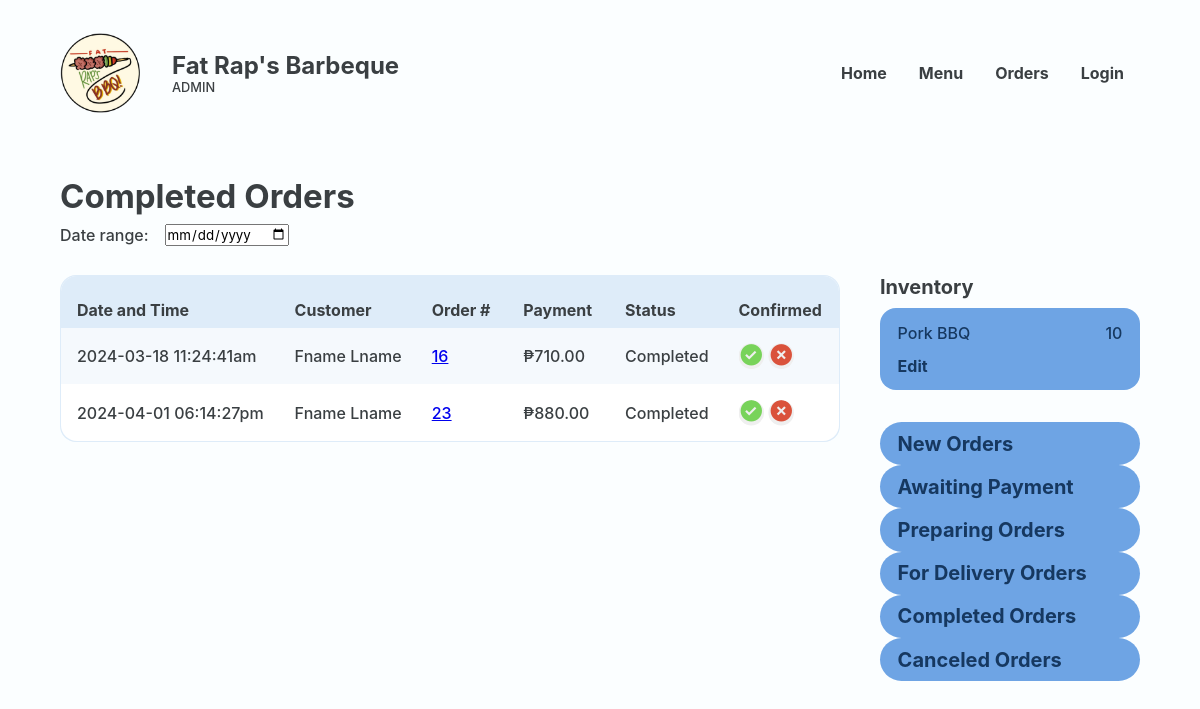
Before: /Website/admin-completed-orders.php with the older database file.
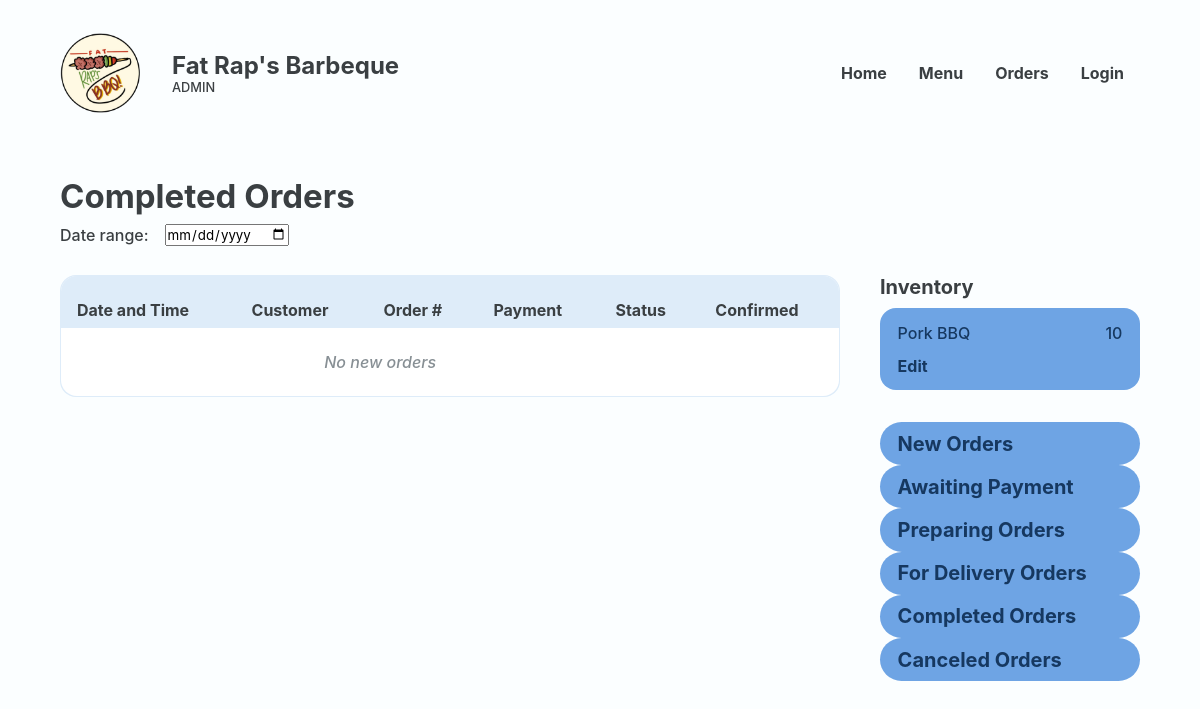
After: the same page with the newer database file.
### tables this page shows
CREATE TABLE `placed_order` (
  `PLACED_ORDER_ID` int(18) UNSIGNED NOT NULL,
  `PRSN_ID` int(18) NOT NULL,
  `CUS_NAME` varchar(20) NOT NULL,
  `CUS_NUMBER` varchar(11) NOT NULL,
  `CUS_EMAIL` varchar(35) NOT NULL,
  `PLACED_ORDER_DATE` varchar(50) NOT NULL,
  `PLACED_ORDER_TOTAL` decimal(10,2) NOT NULL,
  `DELIVERY_ADDRESS` varchar(255) NOT NULL,
  `DELIVERY_DATE` varchar(50) NOT NULL,
  `PLACED_ORDER_STATUS` varchar(50) NOT NULL,
  `PLACED_ORDER_CONFIRMATION` varchar(50) NOT NULL,
  `PLACED_ORDER_TRACKER` varchar(16) NOT NULL,
  `PLACED_ORDER_NOTE` varchar(50) NOT NULL,
  `REFERENCE_NUMBER` varchar(50) NOT NULL,
  `GUEST_ORDER_IDENTIFIER` varchar(50) NOT NULL
);

### Website/admin-completed-orders.php (the view, shortened to what the changed rows need)
<?php
@include 'constants.php';
?>
<!DOCTYPE html>
<html lang="en">
<head>
    <link rel="stylesheet" href="header-styles.css">
    <link rel="stylesheet" href="admin-styles.css">
    <link href='https://unpkg.com/boxicons@2.1.4/css/boxicons.min.css' rel='stylesheet'>
</head>
<body>
    <header class="backend">
        <div class="header-container">
            <div class="website-title">
                <div class="text">
                    <h1>Fat Rap's Barbeque</h1>
                </div>
            </div>
        </div>
    </header>
    <main>
        <section class="section" id="orders-page">
            <div class="container">
                <div class="section-heading">
                    <h2>Completed Orders</h2>
                </div>
                <section class="with-side-menu">
                    <section class="main-section table-wrapper">
                        <table class="alternating">
                            <tr>
                                <th class="header">Date and Time</th>
                                <th class="header">Customer</th>
                                <th class="header">Order #</th>
                                <th class="header">Payment</th>
                                <th class="header">Status</th>
                                <th class="header">Confirmed</th>
                            </tr>
                            <?php
                            $sql = "SELECT * FROM placed_order WHERE PLACED_ORDER_STATUS = 'Completed'";
                            $res = mysqli_query($conn, $sql);
                            $count = mysqli_num_rows($res);
                            if ($count > 0) {
                                while ($row = mysqli_fetch_assoc($res)) {
                                    $PLACED_ORDER_ID = $row['PLACED_ORDER_ID'];
                                    $CUS_NAME = $row['CUS_NAME'];
                                    $PLACED_ORDER_DATE = $row['PLACED_ORDER_DATE'];
                                    $PLACED_ORDER_TOTAL = $row['PLACED_ORDER_TOTAL'];
                                    $PLACED_ORDER_STATUS = $row['PLACED_ORDER_STATUS'];
                            ?>
                                    <tr>
                                        <td data-cell="Date and Time"><?php echo $PLACED_ORDER_DATE ?></td>
                                        <td data-cell="customer"><?php echo $CUS_NAME ?></td>
                                        <td data-cell="Order #"><a href="<?php echo SITEURL ?>admin-order-details.php?PLACED_ORDER_ID=<?php echo $PLACED_ORDER_ID; ?>"><?php echo $PLACED_ORDER_ID ?></a></td>
                                        <td data-cell="Payment">₱<?php echo $PLACED_ORDER_TOTAL ?></td>
                                        <td data-cell="Payment"><?php echo $PLACED_ORDER_STATUS ?></td>
                                        <td data-cell="Confimed">
                                            <div class="btn-wrapper">
                                                <form method="POST">
                                                    <button class="btn-check" name="confirmed"><i class='bx bxs-check-circle'></i></button>
                                                    <button class="btn-cross" name="not-confirmed"><i class='bx bxs-x-circle'></i></button>
                                                </form>
                                            </div>
                                        </td>
                                    </tr>
                                <?php
                                }
                            } else {
                                ?>
                                <tr>
                                    <td colspan="5" class="error">No new orders</td>
                                </tr>
                            <?php
                            }
                            ?>
                        </table>
                    </section>
                </section>
            </div>
        </section>
    </main>
</body>
</html>

Changed rows visible on the page:
removed placed_order: PLACED_ORDER_DATE "2024-03-18 11:24:41am", CUS_NAME "Fname Lname", PLACED_ORDER_ID "16", PLACED_ORDER_TOTAL "710.00", PLACED_ORDER_STATUS "Completed"
removed placed_order: PLACED_ORDER_DATE "2024-04-01 06:14:27pm", CUS_NAME "Fname Lname", PLACED_ORDER_ID "23", PLACED_ORDER_TOTAL "880.00", PLACED_ORDER_STATUS "Completed"
Other visible differences:
text now shown: "No new orders"
